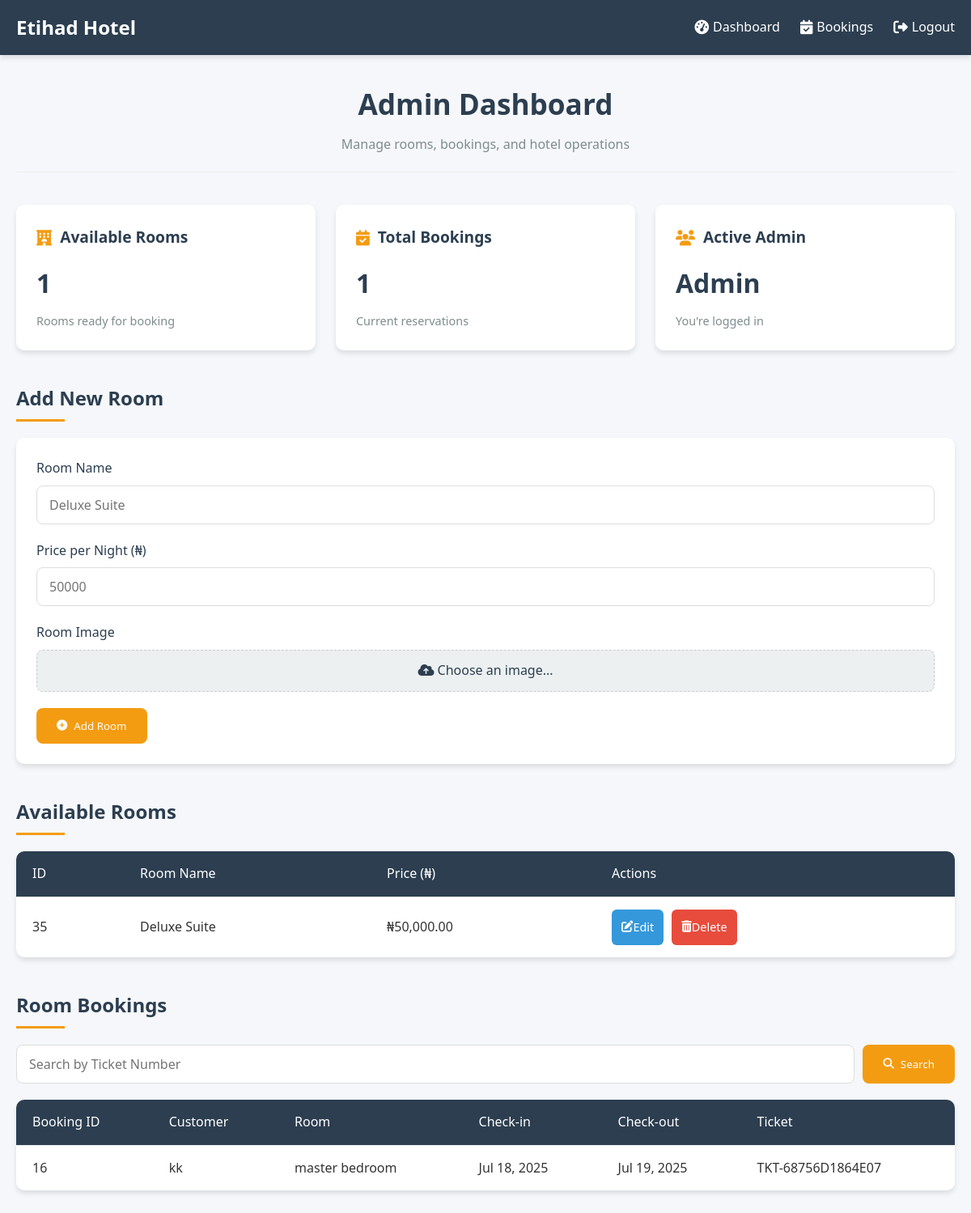
Page /admin_dashboard.php (signed in) on the committed database.
### tables this page shows
CREATE TABLE `rooms` (
  `id` int(11) NOT NULL,
  `room_name` varchar(100) DEFAULT NULL,
  `room_type` varchar(100) DEFAULT NULL,
  `price` decimal(10,2) DEFAULT NULL,
  `status` enum('available','booked') DEFAULT 'available',
  `image` varchar(255) DEFAULT NULL
);

CREATE TABLE `bookings` (
  `id` int(11) NOT NULL,
  `user_id` int(11) DEFAULT NULL,
  `room_id` int(11) DEFAULT NULL,
  `check_in` date DEFAULT NULL,
  `check_out` date DEFAULT NULL,
  `status` enum('pending','confirmed','cancelled') DEFAULT 'pending',
  `ticket` varchar(50) DEFAULT NULL
);

CREATE TABLE `users` (
  `id` int(11) NOT NULL,
  `name` varchar(100) DEFAULT NULL,
  `email` varchar(100) DEFAULT NULL,
  `password` varchar(255) DEFAULT NULL,
  `role` enum('user','admin') DEFAULT 'user'
);

### admin_dashboard.php (the view, shortened to what this page needs)
<?php
include 'config.php';
$rooms = $conn->query("SELECT * FROM rooms WHERE id NOT IN (SELECT room_id FROM bookings)");
$bookingsQuery = "SELECT bookings.id, users.name AS user_name, rooms.room_name, bookings.check_in, bookings.check_out, bookings.ticket
                  FROM bookings
                  JOIN users ON bookings.user_id = users.id
                  JOIN rooms ON bookings.room_id = rooms.id";
$bookings = $conn->query($bookingsQuery);
?>
<!DOCTYPE html>
<html lang="en">
<head>
    <link rel="stylesheet" href="https://cdnjs.cloudflare.com/ajax/libs/font-awesome/6.4.0/css/all.min.css">
</head>
<body>
    <nav>
        <div class="nav-logo">Etihad Hotel</div>
        <div class="nav-links" id="navLinks">
            <a href="admin_dashboard.php"><i class="fas fa-tachometer-alt"></i> Dashboard</a>
            <a href="#booking"><i class="fas fa-calendar-check"></i> Bookings</a>
            <a href="logout.php"><i class="fas fa-sign-out-alt"></i> Logout</a>
        </div>
    </nav>
    <div class="container">
        <div class="dashboard-header">
            <h1>Admin Dashboard</h1>
            <p>Manage rooms, bookings, and hotel operations</p>
        </div>
        <div class="cards-container">
            <div class="card">
                <h3 class="card-title"><i class="fas fa-hotel"></i> Available Rooms</h3>
                <p class="card-value"><?= $rooms->num_rows ?></p>
                <p class="card-desc">Rooms ready for booking</p>
            </div>
            <div class="card">
                <h3 class="card-title"><i class="fas fa-calendar-check"></i> Total Bookings</h3>
                <p class="card-value"><?= $bookings->num_rows ?></p>
                <p class="card-desc">Current reservations</p>
            </div>
            <div class="card">
                <h3 class="card-title"><i class="fas fa-users"></i> Active Admin</h3>
                <p class="card-value"><?= $_SESSION['name'] ?? 'Admin' ?></p>
                <p class="card-desc">You're logged in</p>
            </div>
        </div>
        <h2 class="section-title">Add New Room</h2>
        <div class="form-container">
            <form action="add_room.php" method="POST" enctype="multipart/form-data">
                <div class="form-group">
                    <label for="room_name">Room Name</label>
                    <input type="text" id="room_name" name="room_name" class="form-control" placeholder="Deluxe Suite" required>
                </div>
                <div class="form-group">
                    <label for="price">Price per Night (₦)</label>
                    <input type="number" id="price" name="price" class="form-control" placeholder="50000" required>
                </div>
                <div class="form-group">
                    <label for="image">Room Image</label>
                    <label for="image" class="file-label">
                        <i class="fas fa-cloud-upload-alt"></i> Choose an image...
                    </label>
                </div>
                <button type="submit" class="btn btn-primary">
                    <i class="fas fa-plus-circle"></i> Add Room
                </button>
            </form>
        </div>
        <h2 class="section-title">Available Rooms</h2>
        <div class="table-container">
            <table>
                <thead>
                    <tr>
                        <th>ID</th>
                        <th>Room Name</th>
                        <th>Price (₦)</th>
                        <th>Actions</th>
                    </tr>
                </thead>
                <tbody>
                    <?php while ($room = $rooms->fetch_assoc()): ?>
                    <tr>
                        <td><?= $room['id'] ?></td>
                        <td><?= htmlspecialchars($room['room_name']) ?></td>
                        <td>₦<?= number_format($room['price'], 2) ?></td>
                        <td>
                            <div class="action-btns">
                                <a href="edit_room.php?id=<?= $room['id'] ?>" class="action-btn btn-secondary">
                                    <i class="fas fa-edit"></i> Edit
                                </a>
                                <a href="delete_room.php?id=<?= $room['id'] ?>" onclick="return confirm('Are you sure you want to delete this room?')" class="action-btn btn-danger">
                                    <i class="fas fa-trash-alt"></i> Delete
                                </a>
                            </div>
                        </td>
                    </tr>
                    <?php endwhile; ?>
                </tbody>
            </table>
        </div>
        <h2 class="section-title" id="booking">Room Bookings</h2>
        <div class="search-container">
            <form method="GET" style="flex: 1; display: flex; gap: 10px;">
                <input type="text" name="search_ticket" class="search-input" placeholder="Search by Ticket Number" value="<?= isset($_GET['search_ticket']) ? htmlspecialchars($_GET['search_ticket']) : '' ?>">
                <button type="submit" class="btn btn-primary">
                    <i class="fas fa-search"></i> Search
                </button>
            </form>
        </div>
        <div class="table-container">
            <table>
                <thead>
                    <tr>
                        <th>Booking ID</th>
                        <th>Customer</th>
                        <th>Room</th>
                        <th>Check-in</th>
                        <th>Check-out</th>
                        <th>Ticket</th>
                    </tr>
                </thead>
                <tbody>
                    <?php while ($booking = $bookings->fetch_assoc()): ?>
                    <tr>
                        <td><?= $booking['id'] ?></td>
                        <td><?= htmlspecialchars($booking['user_name']) ?></td>
                        <td><?= htmlspecialchars($booking['room_name']) ?></td>
                        <td><?= date('M j, Y', strtotime($booking['check_in'])) ?></td>
                        <td><?= date('M j, Y', strtotime($booking['check_out'])) ?></td>
                        <td>
                            <span class="ticket-badge"><?= $booking['ticket'] ?></span>
                        </td>
                    </tr>
                    <?php endwhile; ?>
                </tbody>
            </table>
        </div>
    </div>
</body>
</html>

### admin_dashboard.php (style rules this page uses)
:root { --primary: #2c3e50; --secondary: #3498db; --accent: #f39c12; --light: #ecf0f1; --dark: #2c3e50; --success: #27ae60; --danger: #e74c3c; --warning: #f1c40f; --shadow: 0 4px 6px rgba(0, 0, 0, 0.1); --transition: all 0.3s ease; }
* { margin: 0; padding: 0; box-sizing: border-box; font-family: 'Poppins', 'Segoe UI', Tahoma, Geneva, Verdana, sans-serif; }
body { background-color: #f5f7fa; color: #333; line-height: 1.6; padding-top: 80px; }
nav { background-color: var(--primary); color: white; padding: 15px 20px; position: fixed; width: 100%; top: 0; z-index: 1000; display: flex; justify-content: space-between; align-items: center; box-shadow: var(--shadow); flex-wrap: wrap; }
.nav-logo { font-size: 1.5rem; font-weight: 700; color: white; order: 1; }
.nav-links { display: flex; gap: 25px; order: 3; }
.nav-links a { color: white; text-decoration: none; font-weight: 500; transition: var(--transition); display: flex; align-items: center; gap: 5px; padding: 5px 0; }
.nav-links i { font-size: 1.1rem; }
.container { max-width: 1200px; margin: 0 auto; padding: 20px; }
.dashboard-header { text-align: center; margin-bottom: 40px; padding-bottom: 20px; border-bottom: 1px solid #eee; }
.dashboard-header h1 { font-size: 2.2rem; color: var(--primary); margin-bottom: 10px; }
.dashboard-header p { color: #7f8c8d; font-size: 1rem; }
.cards-container { display: grid; grid-template-columns: repeat(auto-fill, minmax(280px, 1fr)); gap: 25px; margin-bottom: 40px; }
.card { background: white; border-radius: 10px; padding: 25px; box-shadow: var(--shadow); transition: var(--transition); }
.card-title { font-size: 1.2rem; color: var(--dark); margin-bottom: 15px; display: flex; align-items: center; gap: 10px; }
.card-title i { color: var(--accent); }
.card-value { font-size: 2rem; font-weight: 700; color: var(--primary); margin-bottom: 10px; }
.card-desc { color: #7f8c8d; font-size: 0.9rem; }
.section-title { font-size: 1.5rem; color: var(--dark); margin: 30px 0 20px; position: relative; padding-bottom: 10px; }
.section-title::after { content: ''; position: absolute; bottom: 0; left: 0; width: 60px; height: 3px; background-color: var(--accent); }
.table-container { background: white; border-radius: 10px; overflow: hidden; box-shadow: var(--shadow); margin-bottom: 40px; overflow-x: auto; -webkit-overflow-scrolling: touch; }
table { width: 100%; border-collapse: collapse; min-width: 600px; }
th, td { padding: 15px 20px; text-align: left; border-bottom: 1px solid #eee; }
th { background-color: var(--primary); color: white; font-weight: 500; }
tr:last-child td { border-bottom: none; }
.form-container { background: white; border-radius: 10px; padding: 25px; box-shadow: var(--shadow); margin-bottom: 40px; }
.form-group { margin-bottom: 20px; }
.form-group label { display: block; margin-bottom: 8px; font-weight: 500; color: var(--dark); }
.form-control { width: 100%; padding: 12px 15px; border: 1px solid #ddd; border-radius: 8px; font-size: 1rem; transition: var(--transition); }
.btn { padding: 12px 25px; border: none; border-radius: 8px; font-weight: 500; cursor: pointer; transition: var(--transition); display: inline-flex; align-items: center; gap: 8px; min-height: 44px; }
.btn-primary { background-color: var(--accent); color: white; }
.btn-secondary { background-color: var(--secondary); color: white; }
.btn-danger { background-color: var(--danger); color: white; }
.action-btns { display: flex; gap: 10px; }
.action-btn { padding: 8px 12px; border-radius: 6px; font-size: 0.9rem; text-decoration: none; transition: var(--transition); min-height: 44px; display: inline-flex; align-items: center; justify-content: center; }
.search-container { display: flex; gap: 10px; margin-bottom: 20px; }
.search-input { flex: 1; padding: 12px 15px; border: 1px solid #ddd; border-radius: 8px; font-size: 1rem; transition: var(--transition); }
.file-label { display: inline-block; padding: 12px 25px; background-color: var(--light); color: var(--dark); border-radius: 8px; cursor: pointer; transition: var(--transition); margin-bottom: 15px; border: 1px dashed #ccc; text-align: center; width: 100%; }

### rows in the picture
rooms: id "35", room_name "Deluxe Suite", price "50,000.00"
bookings: id "16", user.name "kk", room.room_name "master bedroom", check_in "Jul 18, 2025", check_out "Jul 19, 2025", ticket "TKT-68756D1864E07"

### other values in the picture
$rooms->num_rows "1"
$bookings->num_rows "1"
$_SESSION['name'] "Admin"
